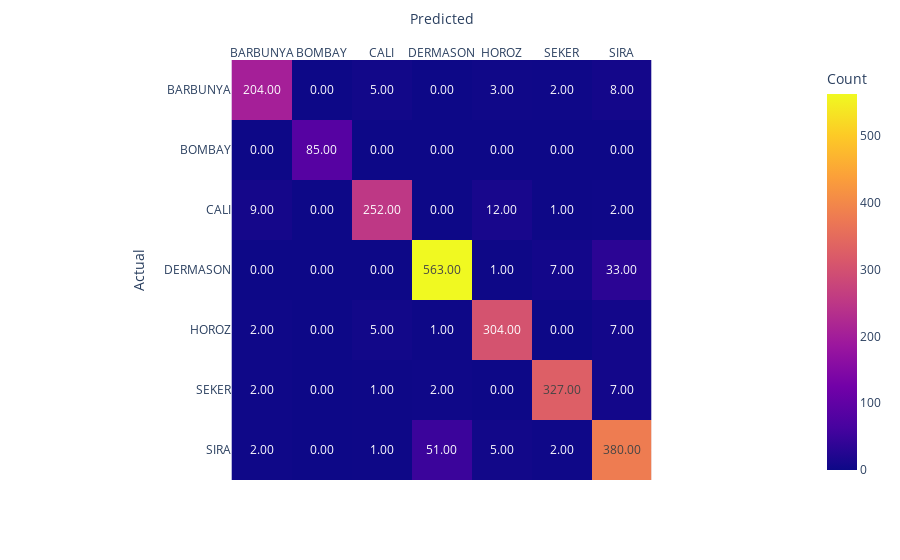
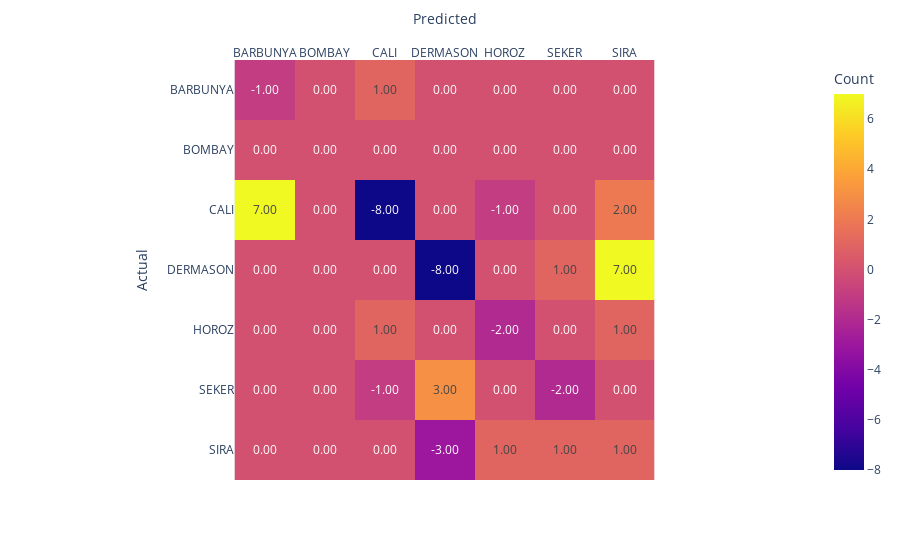

The notebook cell these images were saved under, in order:
### Markdown cell above
### 5.4 Random Forest - najwyższe accuracy i f1 = 0.93

### Code cell
#Lepsze wyniki dla danyh niezakodowanyh
print("zwykly encoding")
forest = RandomForestClassifier(n_estimators=100, random_state=42, criterion='gini')
forest.fit(X_train, y_encoded2)
y_hat = forest.predict(X_val)
print("Forest accuracy: {:.2f}".format(forest.score(X_val, y_val_encoded2)))
print("Forest f1 score: {:.2f}".format(sklearn.metrics.f1_score(y_val_encoded2, y_hat, average='weighted')))

y_hat = labelencoder.inverse_transform(y_hat)

cm = confusion_matrix(y_val, y_hat, labels=class_names)
report = classification_report(y_val, y_hat)
print("Report:\n", report)


fig = px.imshow(cm, labels=dict(x="Predicted", y="Actual", color="Count"), x=class_names, y=class_names,text_auto='.2f')
fig.update_xaxes(side="top")
fig.show()

print("OneHotEncoding")
forest = RandomForestClassifier(n_estimators=100, random_state=42, criterion='gini')
forest.fit(X_train, y_encoded)
y_hat = forest.predict(X_val)
#when inverse.transform returns NONE, we will change it to BOMBAY

#cm = confusion_matrix(y_val, y_hat, labels=class_names)
report = classification_report(y_val_encoded, y_hat)
print("Report:\n", report)


# fig = px.imshow(cm, labels=dict(x="Predicted", y="Actual", color="Count"), x=class_names, y=class_names,text_auto='.2f')
# fig.update_xaxes(side="top")
# fig.show()

print("PO USUNIĘCIU KOLUMN")
forest = RandomForestClassifier(n_estimators=100, random_state=42, criterion='gini')
forest.fit(X_train_filtered, y_train)
y_hat = forest.predict(X_val_filtered)
print("Forest accuracy: {:.2f}".format(forest.score(X_val_filtered, y_val)))
print("Forest f1 score: {:.2f}".format(sklearn.metrics.f1_score(y_val, y_hat, average='weighted')))

cm2 = confusion_matrix(y_val, y_hat)
#print(f"confusion matrix:")
#print(cm)
report = classification_report(y_val, y_hat)
print("Report:\n", report)


fig = px.imshow(cm2-cm, labels=dict(x="Predicted", y="Actual", color="Count"), x=class_names, y=class_names,text_auto='.2f')
fig.update_xaxes(side="top")
fig.show()

### Figure 1 — Plotly figure (JSON) as saved in the notebook; plotly's stock layout.template omitted (floating-point values rounded to 4 significant figures)
{"data": [{"coloraxis": "coloraxis", "hovertemplate": "Predicted: %{x}<br>Actual: %{y}<br>Count: %{z}<extra></extra>", "name": "0", "texttemplate": "%{z:.2f}", "type": "heatmap", "x": ["BARBUNYA", "BOMBAY", "CALI", "DERMASON", "HOROZ", "SEKER", "SIRA"], "xaxis": "x", "y": ["BARBUNYA", "BOMBAY", "CALI", "DERMASON", "HOROZ", "SEKER", "SIRA"], "yaxis": "y", "z": [[204, 0, 5, 0, 3, 2, 8], [0, 85, 0, 0, 0, 0, 0], [9, 0, 252, 0, 12, 1, 2], [0, 0, 0, 563, 1, 7, 33], [2, 0, 5, 1, 304, 0, 7], [2, 0, 1, 2, 0, 327, 7], [2, 0, 1, 51, 5, 2, 380]]}], "layout": {"coloraxis": {"colorbar": {"title": {"text": "Count"}}, "colorscale": [[0, "#0d0887"], [0.1111, "#46039f"], [0.2222, "#7201a8"], [0.3333, "#9c179e"], [0.4444, "#bd3786"], [0.5556, "#d8576b"], [0.6667, "#ed7953"], [0.7778, "#fb9f3a"], [0.8889, "#fdca26"], [1, "#f0f921"]]}, "margin": {"t": 60}, "xaxis": {"anchor": "y", "constrain": "domain", "domain": [0, 1], "scaleanchor": "y", "side": "top", "title": {"text": "Predicted"}}, "yaxis": {"anchor": "x", "autorange": "reversed", "constrain": "domain", "domain": [0, 1], "title": {"text": "Actual"}}}}

### Figure 2 — Plotly figure (JSON) as saved in the notebook; plotly's stock layout.template omitted (floating-point values rounded to 4 significant figures)
{"data": [{"coloraxis": "coloraxis", "hovertemplate": "Predicted: %{x}<br>Actual: %{y}<br>Count: %{z}<extra></extra>", "name": "0", "texttemplate": "%{z:.2f}", "type": "heatmap", "x": ["BARBUNYA", "BOMBAY", "CALI", "DERMASON", "HOROZ", "SEKER", "SIRA"], "xaxis": "x", "y": ["BARBUNYA", "BOMBAY", "CALI", "DERMASON", "HOROZ", "SEKER", "SIRA"], "yaxis": "y", "z": [[-1, 0, 1, 0, 0, 0, 0], [0, 0, 0, 0, 0, 0, 0], [7, 0, -8, 0, -1, 0, 2], [0, 0, 0, -8, 0, 1, 7], [0, 0, 1, 0, -2, 0, 1], [0, 0, -1, 3, 0, -2, 0], [0, 0, 0, -3, 1, 1, 1]]}], "layout": {"coloraxis": {"colorbar": {"title": {"text": "Count"}}, "colorscale": [[0, "#0d0887"], [0.1111, "#46039f"], [0.2222, "#7201a8"], [0.3333, "#9c179e"], [0.4444, "#bd3786"], [0.5556, "#d8576b"], [0.6667, "#ed7953"], [0.7778, "#fb9f3a"], [0.8889, "#fdca26"], [1, "#f0f921"]]}, "margin": {"t": 60}, "xaxis": {"anchor": "y", "constrain": "domain", "domain": [0, 1], "scaleanchor": "y", "side": "top", "title": {"text": "Predicted"}}, "yaxis": {"anchor": "x", "autorange": "reversed", "constrain": "domain", "domain": [0, 1], "title": {"text": "Actual"}}}}
